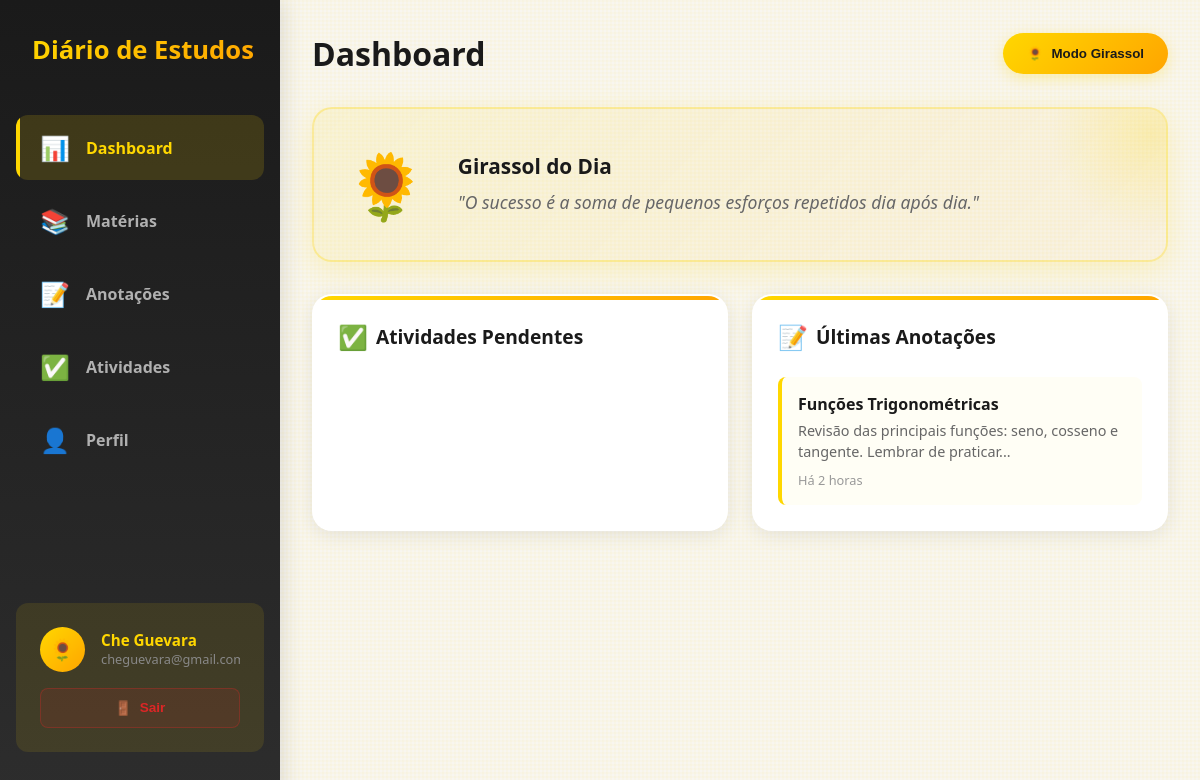
The app's page /paginaHomeDoUsuario/ (signed in), older data.
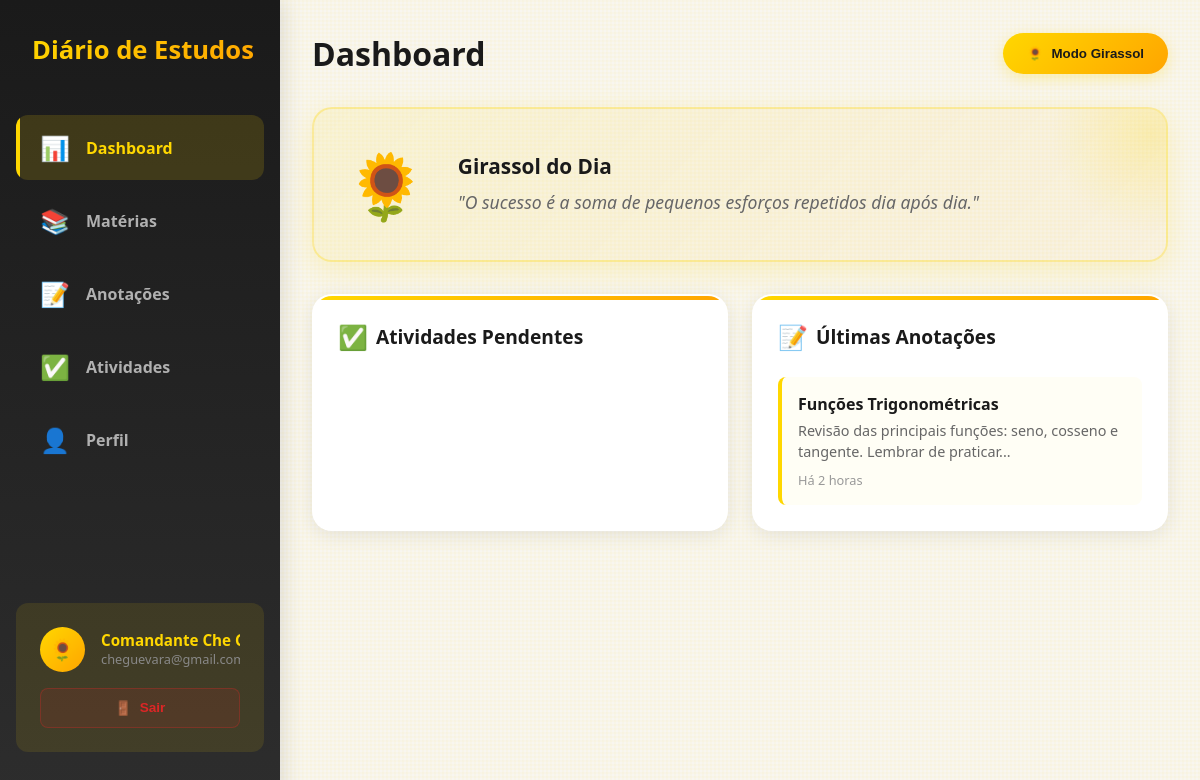
The same page, newer data.
### app/models.py (models this page shows)
class Usuario(AbstractUser):
    nome = models.CharField(max_length=50, null=False, blank=False, editable=True)
    informacoes = models.TextField(null=False, blank=True, editable=True)

### app/views.py (the view)
# urls.py: path('paginaHomeDoUsuario/', paginaHomeDoUsuario, name='paginaHomeDoUsuario'),
@login_required(login_url=paginaDeLogin)
def paginaHomeDoUsuario(request):
    atividades = Atividade.objects.filter(usuario_fk=request.user)
    return render(request, 'paginaHomeDoUsuario.html', {'atividades':atividades})

### app/templates/paginaHomeDoUsuario.html (shortened to what this page needs)
{% load static %}
<!DOCTYPE html>
<html lang="pt-BR">
<head>
    <link rel="stylesheet" href="{% static 'CSS/paginaHomeDoUsuarioCSS.css' %}">
</head>
<body>
    <div class="container">
        <aside class="sidebar" id="sidebar">
            <div class="logo-section">
                <span class="logo">Diário de Estudos</span>
            </div>
            <nav class="nav-menu">
                <a href="{% url 'paginaHomeDoUsuario' %}" class="nav-item active">
                    <span class="nav-icon">📊</span>
                    <span class="nav-text">Dashboard</span>
                </a>
                <a href="{% url 'paginaDeMaterias' %}" class="nav-item">
                    <span class="nav-icon">📚</span>
                    <span class="nav-text">Matérias</span>
                </a>
                <a href="{% url 'paginaDeAnotacoes' %}" class="nav-item">
                    <span class="nav-icon">📝</span>
                    <span class="nav-text">Anotações</span>
                </a>
                <a href="{% url 'paginaDeAtividades' %}" class="nav-item">
                    <span class="nav-icon">✅</span>
                    <span class="nav-text">Atividades</span>
                </a>
                <a href="{% url 'paginaDoUsuario' %}" class="nav-item">
                    <span class="nav-icon">👤</span>
                    <span class="nav-text">Perfil</span>
                </a>
            </nav>
            <div class="user-section">
                <div class="user-profile">
                    <div class="user-avatar">🌻</div>
                    <div class="user-info">
                        <div class="user-name">{{request.user.nome}}</div>
                        <div class="user-status">{{request.user.email}}</div>
                    </div>
                </div>
                <button class="logout-btn">
                    <span>🚪</span>
                    <span class="logout-text"><a href="{% url 'logoutOption' %}" style="color: #dc2626; text-decoration: none;">Sair</a></span>
                </button>
            </div>
        </aside>
        <main class="main-content">
            <header class="header">
                <div>
                    <h1 class="header-title">Dashboard</h1>
                </div>
                <div class="header-actions">
                    <button class="sunflower-mode-btn" onclick="toggleSunflowerMode()">
                        <span>🌻</span>
                        <span>Modo Girassol</span>
                    </button>
                </div>
            </header>
            <div class="daily-sunflower">
                <div class="sunflower-icon">🌻</div>
                <div class="sunflower-content">
                    <h3>Girassol do Dia</h3>
                    <p class="sunflower-quote">"O sucesso é a soma de pequenos esforços repetidos dia após dia."</p>
                </div>
            </div>
            <div class="dashboard-grid">
                <div class="card">
                    <div class="card-header">
                        <h2 class="card-title">
                            <span class="card-icon">✅</span>
                            Atividades Pendentes
                        </h2>
                    </div>
                </div>
                <div class="card">
                    <div class="card-header">
                        <h2 class="card-title">
                            <span class="card-icon">📝</span>
                            Últimas Anotações
                        </h2>
                    </div>
                    <div class="notes-list">
                        <div class="note-item">
                            <div class="note-title">Funções Trigonométricas</div>
                            <div class="note-preview">Revisão das principais funções: seno, cosseno e tangente. Lembrar de praticar...</div>
                            <div class="note-date">Há 2 horas</div>
                        </div>
                    </div>
                </div>
            </div>
        </main>
    </div>
</body>
</html>

Row changes from the older to the newer data that the page shows:
changed Usuario "cheguevara@gmail.com": user.nome "Che Guevara" → "Comandante Che…"
